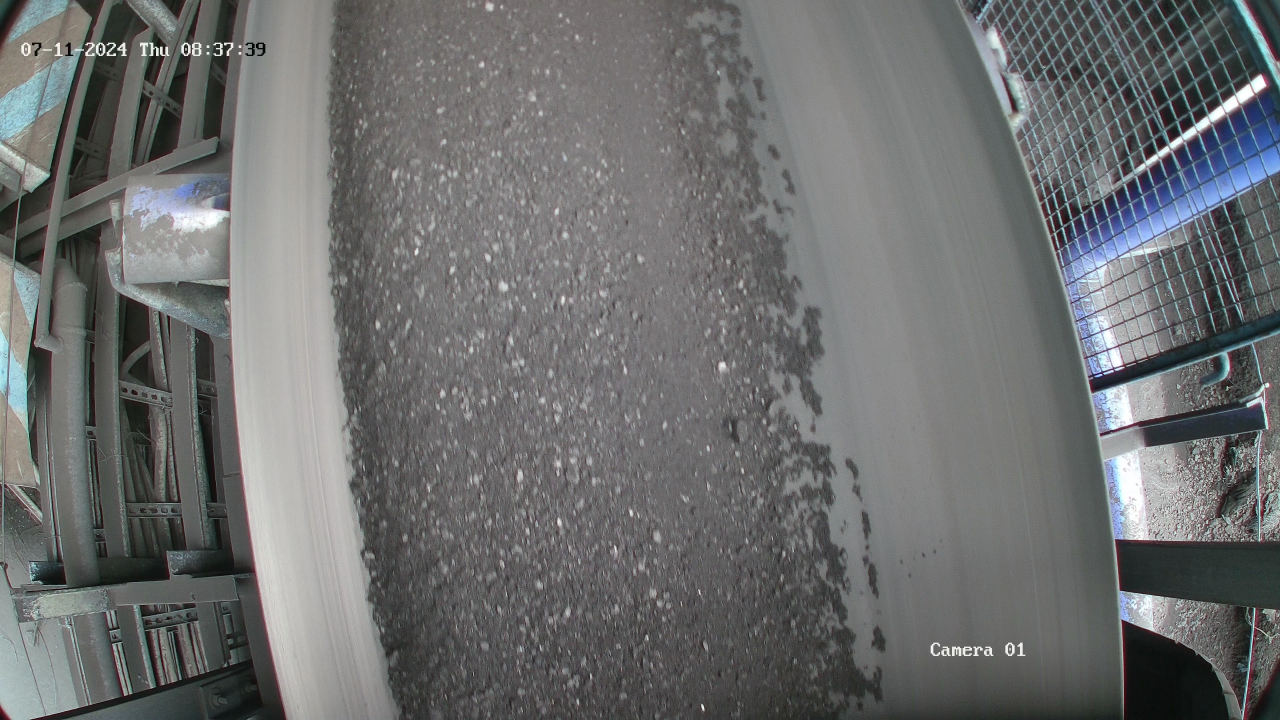
#> input picture rawan1_originalImage_2024-07-11_08-41-19.jpg, 3840 x 2160 px (shown at 1/3 size)
$ jupyter execute Sizing_locally.ipynb
#> lines starting #> are read from the running program, lines starting #| are printed output that depends on the picture; after the words box and inside, x2 and y2 are one past the last pixel; in counts of white or black regions, pixels touching at a corner belong together
[cell 1]
import cv2
import numpy as np
from scipy.spatial import distance as dist
import matplotlib.pyplot as plt

class SimpleImageProcessor:
    def __init__(self, reference_width=1.0, min_size=1, max_size=100):
        self.reference_width = reference_width
        self.min_size = min_size
        self.max_size = max_size

        self.bins = {
            '0-6mm': 0,
            '6-8mm': 0,
            '8+mm': 0
        }

    def midpoint(self, ptA, ptB):
        return ((ptA[0] + ptB[0]) * 0.5, (ptA[1] + ptB[1]) * 0.5)

    def image_preprocessing(self, image):
        gray = cv2.cvtColor(image, cv2.COLOR_BGR2GRAY)
        gray = cv2.GaussianBlur(gray, (7, 7), 0)
        processed = cv2.Canny(gray, 50, 100)
        processed = cv2.dilate(processed, None, iterations=1)
        processed = cv2.erode(processed, None, iterations=1)
        return processed

    def calculate_size(self, box, pixels_per_metric):
        (tl, tr, br, bl) = box
        (tltrX, tltrY) = self.midpoint(tl, tr)
        (blbrX, blbrY) = self.midpoint(bl, br)
        (tlblX, tlblY) = self.midpoint(tl, bl)
        (trbrX, trbrY) = self.midpoint(tr, br)

        dA = dist.euclidean((tltrX, tltrY), (blbrX, blbrY))
        dB = dist.euclidean((tlblX, tlblY), (trbrX, trbrY))

        if pixels_per_metric is None and dB != 0:
            pixels_per_metric = dB / self.reference_width

        if pixels_per_metric is None or pixels_per_metric == 0:
            return (0, 0), pixels_per_metric  # Avoid division by zero

        dimA = dA / pixels_per_metric
        dimB = dB / pixels_per_metric

        return (dimA, dimB), pixels_per_metric

    def draw_and_label(self, image, box, dimensions):
        cv2.drawContours(image, [box.astype("int")], -1, (0, 255, 0), 1)
        dimA, dimB = dimensions
        if dimA > 0 and dimB > 0:
            cv2.putText(image, "{:.1f}mm".format(dimA), (int(box[0][0]), int(box[0][1] - 10)),
                        cv2.FONT_HERSHEY_SIMPLEX, 0.5, (255, 255, 255), 1)
        return image

    def classify_size(self, size):
        if size > 8:
            self.bins['8+mm'] += 1
        elif size > 6:
            self.bins['6-8mm'] += 1
        else:
            self.bins['0-6mm'] += 1

    def process_image(self, image):
        processed = self.image_preprocessing(image)

        cnts, _ = cv2.findContours(processed.copy(), cv2.RETR_LIST, cv2.CHAIN_APPROX_SIMPLE)

        pixels_per_metric = None
        for c in cnts:
            if cv2.contourArea(c) < 10:  # Skip small contours
                continue

            box = cv2.minAreaRect(c)
            box = cv2.boxPoints(box)
            box = np.array(box, dtype="int")
            box = np.array(sorted(box, key=lambda x: (x[0], x[1])))

            (dimA, dimB), pixels_per_metric = self.calculate_size(box, pixels_per_metric)

            if self.min_size < max(dimA, dimB) < self.max_size:
                self.classify_size(max(dimA, dimB))
                image = self.draw_and_label(image, box, (dimA, dimB))

        # Show the processed image with contours and labels
        plt.figure(figsize=(10, 6))
        plt.imshow(cv2.cvtColor(image, cv2.COLOR_BGR2RGB))
        plt.title('Processed Image with Size Buckets')
        plt.axis('off')
        plt.show()

        print("Size Buckets:", self.bins)

def resize_with_aspect_ratio(image, width=None, height=None, inter=cv2.INTER_AREA):
    (h, w) = image.shape[:2]
    dim = None
    if width is None and height is None:
        return image
    if width is None:
        r = height / float(h)
        dim = (int(w * r), height)
    else:
        r = width / float(w)
        dim = (width, int(h * r))
    resized = cv2.resize(image, dim, interpolation=inter)
    return resized

[cell 2]
image_path = 'rawan1_originalImage_2024-07-11_08-41-19.jpg'
image = cv2.imread(image_path)
#> image is the input picture: shape (2160, 3840, 3); mean B, G, R 110.6, 110.2, 108.8
resized_image = resize_with_aspect_ratio(image[0:2500, 800:2600], height=600)
#> in resize_with_aspect_ratio, `resized = cv2.resize(image, dim, interpolation=inter)`:
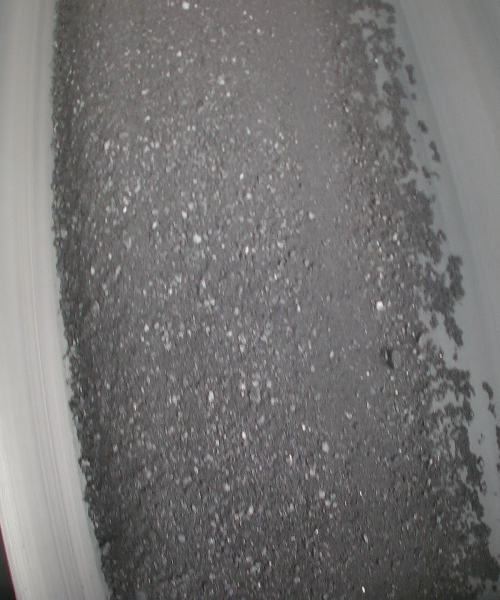
#> resized: shape (600, 500, 3); mean of channels 0, 1, 2 114.6, 115, 116.3; drawn as B, G, R

processor = SimpleImageProcessor()
processor.process_image(resized_image)
#> in image_preprocessing, `processed = cv2.Canny(gray, 50, 100)`:
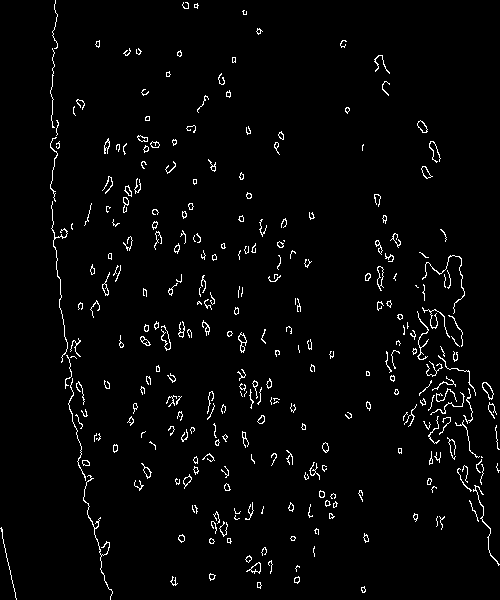
#> processed: shape (600, 500); 2.7% white in thin lines or dots
#> in image_preprocessing, `processed = cv2.dilate(processed, None, iterations=1)`:
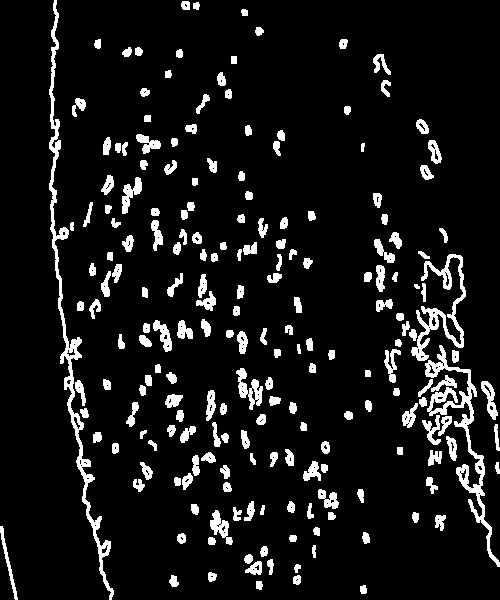
#> processed: shape (600, 500); 8.7% white; 203 white regions, largest, box (x1, y1, x2, y2) and area: (49, 0, 114, 600) 3114, (425, 345, 500, 567) 2271, (411, 254, 466, 361) 1513
#> in image_preprocessing, `processed = cv2.erode(processed, None, iterations=1)`:
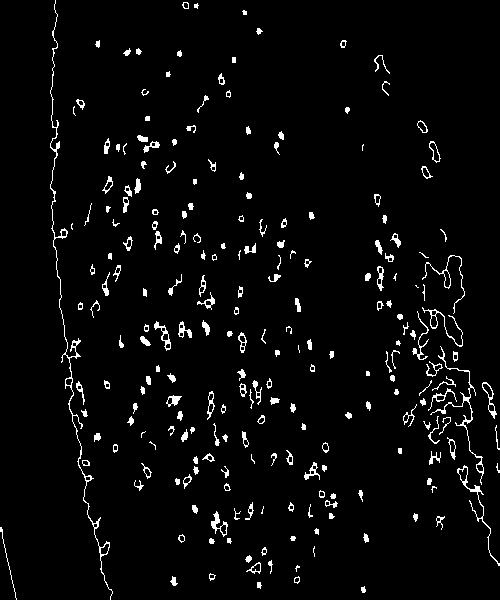
#> processed: shape (600, 500); 3.5% white in thin lines or dots
#> in process_image, `cnts, _ = cv2.findContours(processed.copy(), cv2.RETR_LIST, cv2.CHAIN_..`: cnts = 328 contours, 152 with area under 20; largest, box (x1, y1, x2, y2) and area: (50, 0, 113, 600) 449, (457, 465, 500, 566) 190, (430, 346, 484, 485) 188, (482, 382, 497, 419) 164, (154, 321, 171, 351) 145
#> the loop in process_image, `for c in cnts:` made 328 passes
#> (tl in calculate_size, tr in calculate_size, br in calculate_size, bl in calculate_size, tltrX in calculate_size, tltrY in calculate_size, blbrX in calculate_size, blbrY in calculate_size) on passes 1 to 3: ([360, 587], [361, 592], [364, 585], [365, 591], 360.5, 589.5, 364.5, 588), ([257, 582], [257, 588], [261, 582], [261, 588], 257, 585, 261, 585), ([293, 580], [296, 583], [297, 576], [300, 579], 294.5, 581.5, 298.5, 577.5)
#> pass 1, in process_image, `image = self.draw_and_label(image, box, (dimA, dimB))`:
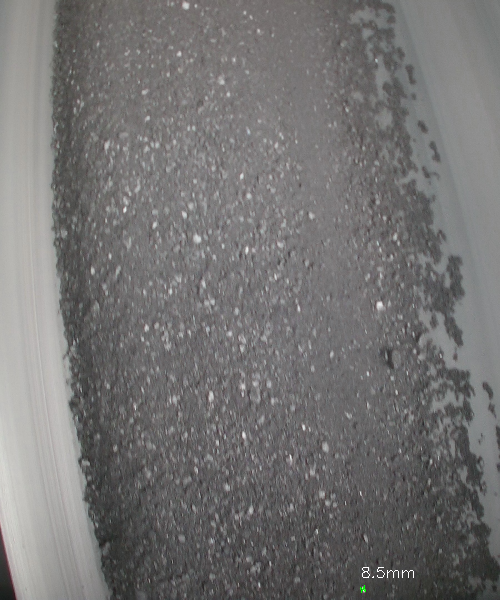
#> image: shape (600, 500, 3); 0.05% of pixels changed, all inside (x1, y1, x2, y2) = (360, 567, 414, 593); drawn as B, G, R
#> after the loop in process_image, `for c in cnts:`:
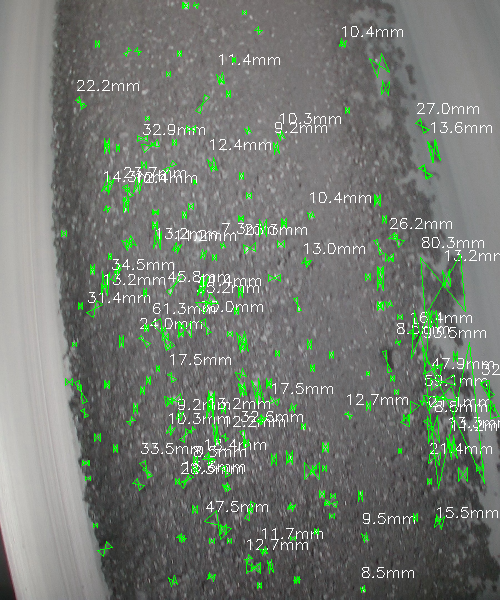
#> image: shape (600, 500, 3); mean of channels 0, 1, 2 114.4, 122.4, 116; drawn as B, G, R
#| Size Buckets: {'0-6mm': 8, '6-8mm': 93, '8+mm': 187}
